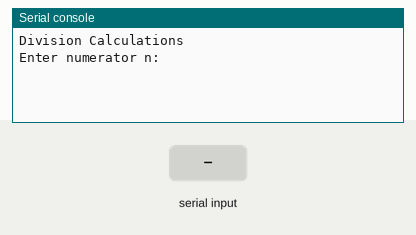
A program run on a simulated BBC micro:bit running MicroPython. On the bench: the last lines printed to the serial console. The inputs (shaded band) are chosen by the test bench.

Above: at 2.2 s.
2.3 s: "5" typed at the serial console, then Enter
At 3.4 s:
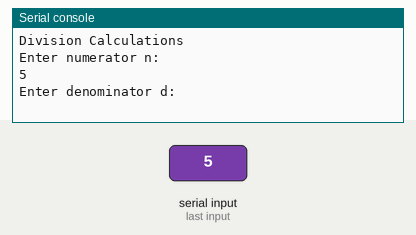
3.8 s: "90" typed at the serial console, then Enter
At 4.6 s:
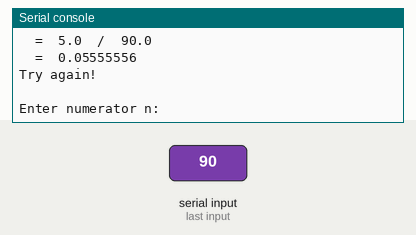

The program:

errorHandling.py
```python
# errorHandling.py
from microbit import *

sleep(1000)

print("Division Calculations")

while True:
    try:
        text = input("Enter numerator n: ")
        n = float(text)

        text = input("Enter denominator d: ")
        d = float(text)

        q = n / d

    except (TypeError, ValueError):
        print("Expected a number.")

    except ZeroDivisionError:
        print("Can't divide by zero.")

    else:
        print("Quotient q: ")
        print("q = n / d")
        print("  = ", n, " / ", d)
        print("  = ", q)

    finally:
        print("Try again!")
        print()
```

Measured:
- after the input at 2.3 s, the serial console: prints a new line at once (image 1)
- after the input at 3.8 s, the serial console: prints a new line at once (image 2)
